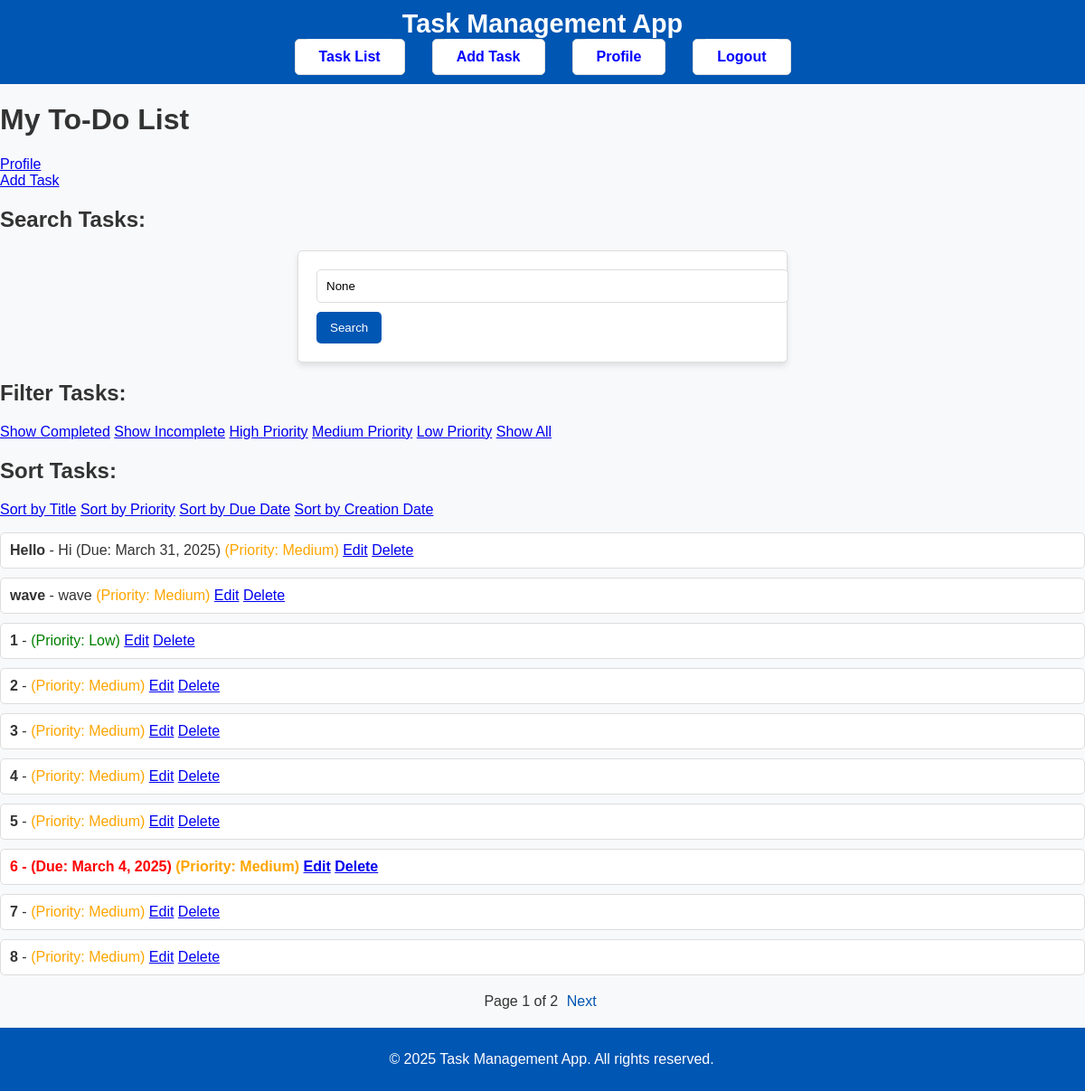
Page /tasks/ (signed in) on the committed database.
### tasks/models.py (models this page shows, shortened)
class Task(models.Model):
    PRIORITY_CHOICES = [
        ('High', 'High'),
        ('Medium', 'Medium'),
        ('Low', 'Low'),
        ('None', 'None'),
    ]
    user = models.ForeignKey(User, on_delete=models.CASCADE)  # Link tasks to users
    title = models.CharField(max_length=100)
    description = models.TextField(blank=True, null=True)
    completed = models.BooleanField(default=False)
    priority = models.CharField(max_length=10, choices=PRIORITY_CHOICES, default="None")  # New priority field
    due_date = models.DateField(null=True, blank=True)  # New field for task deadlines

### tasks/views.py (the view, shortened to what this page needs)
# urls.py: path('', views.task_list, name='task-list'),  # Home route for tasks
@login_required
def task_list(request):
    priority = request.GET.get('priority')
    status = request.GET.get('status')
    sort_by = request.GET.get('sort')
    search_query = request.GET.get('search')  # New search query parameter
    page_number = request.GET.get('page')  # Get the current page number
    tasks = Task.objects.filter(user=request.user)
    if priority in ['High', 'Medium', 'Low']:
        tasks = tasks.filter(priority=priority)
    if status == 'completed':
        tasks = tasks.filter(completed=True)
    elif status == 'incomplete':
        tasks = tasks.filter(completed=False)
    if search_query:
        tasks = tasks.filter(
            Q(title__icontains=search_query) | Q(description__icontains=search_query)
        )
    if sort_by == 'title':
        tasks = tasks.order_by('title')
    elif sort_by == 'due_date':
        tasks = tasks.order_by('due_date')  # Corrected to use filtered QuerySet
    elif sort_by == 'date':
        tasks = tasks.order_by('id')  # Corrected to use filtered QuerySet
    else:
        tasks = tasks.order_by('id')  # Default sorting by creation date
    paginator = Paginator(tasks, 10)
    try:
        tasks = paginator.get_page(page_number)
    except EmptyPage:
        tasks = paginator.get_page(1)  # Default to the first page if page is invalid
    today = timezone.now().date()
    return render(request, 'tasks/task_list.html', {
        'tasks': tasks,
        'priority': priority,
        'status': status,
        'sort_by': sort_by,
        'search_query': search_query,
        'today': today,
    })

### tasks/templates/tasks/task_list.html (shortened to what this page needs)
{% extends 'base.html' %}
{% block content %}
<h1>My To-Do List</h1>
<a href="{% url 'profile' %}">Profile</a><br>
<a href="{% url 'add-task' %}">Add Task</a><br>
<h2>Search Tasks:</h2>
<form method="get" action="">
    <input type="text" name="search" placeholder="Search by title or description" value="{{ search_query }}">
    <button type="submit">Search</button>
</form>
<h2>Filter Tasks:</h2>
<a href="?status=completed">Show Completed</a>
<a href="?status=incomplete">Show Incomplete</a>
<a href="?priority=High">High Priority</a>
<a href="?priority=Medium">Medium Priority</a>
<a href="?priority=Low">Low Priority</a>
<a href="?">Show All</a>
<h2>Sort Tasks:</h2>
<a href="?priority={{ priority }}&status={{ status }}&sort=title">Sort by Title</a>
<a href="?priority={{ priority }}&status={{ status }}&sort=priority">Sort by Priority</a>
<a href="?priority={{ priority }}&status={{ status }}&sort=due_date">Sort by Due Date</a>
<a href="?priority={{ priority }}&status={{ status }}&sort=date">Sort by Creation Date</a>
<ul>
    {% for task in tasks %}
        <li class="{% if task.due_date and task.due_date < today %}overdue{% endif %}">
            <strong>{{ task.title }}</strong> - {{ task.description }}
            {% if task.due_date %}
                <span>(Due: {{ task.due_date }})</span>
            {% endif %}
            <span class="priority-{{ task.priority|lower }}">(Priority: {{ task.priority }})</span>
            <a href="{% url 'edit-task' task.id %}">Edit</a>
            <a href="{% url 'delete-task' task.id %}">Delete</a>
        </li>
    {% endfor %}
</ul>
<div class="pagination">
    <span>Page {{ tasks.number }} of {{ tasks.paginator.num_pages }}</span>
    {% if tasks.has_next %}
        <a href="?page={{ tasks.next_page_number }}{% if priority %}&priority={{ priority }}{% endif %}{% if status %}&status={{ status }}{% endif %}{% if sort_by %}&sort={{ sort_by }}{% endif %}">Next</a>
    {% endif %}
</div>
{% endblock %}

### templates/base.html (shortened to what this page needs)
{% load static %}
<!DOCTYPE html>
<html>
<head>
    <link rel="stylesheet" type="text/css" href="{% static 'styles.css' %}">
</head>
<body>
    <header>
        <h1>Task Management App</h1>
        <nav>
            <ul>
                <li><a href="{% url 'task-list' %}">Task List</a></li>
                <li><a href="{% url 'add-task' %}">Add Task</a></li>
                <li><a href="{% url 'profile' %}">Profile</a></li>
                {% if user.is_authenticated %}
                    <li><a href="{% url 'logout' %}">Logout</a></li>
                {% else %}
                    <li><a href="{% url 'login' %}">Login</a></li>
                {% endif %}
            </ul>
        </nav>
    </header>
    <main>
        {% block content %}{% endblock %}
    </main>
    <footer>
        <p>&copy; 2025 Task Management App. All rights reserved.</p>
    </footer>
</body>
</html>

### static/styles.css (style rules this page uses)
body { font-family: Arial, sans-serif; background-color: #f8f9fa; color: #333; margin: 0; padding: 0; }
header { background-color: #0056b3; color: white; padding: 10px 20px; text-align: center; }
header h1 { margin: 0; font-size: 1.8em; }
nav ul { list-style: none; padding: 0; }
nav ul li { display: inline; margin: 0 10px; }
nav ul li a { color: white; text-decoration: none; font-weight: bold; }
footer { background-color: #0056b3; color: white; text-align: center; padding: 10px; position: relative; bottom: 0; width: 100%; }
ul { list-style-type: none; padding: 0; }
li { background-color: white; border: 1px solid #ddd; margin: 10px 0; padding: 10px; border-radius: 5px; }
.priority-medium { color: orange; }
.priority-low { color: green; }
.overdue { color: red; font-weight: bold; }
form { max-width: 500px; margin: 20px auto; padding: 20px; background: white; border: 1px solid #ddd; border-radius: 5px; box-shadow: 0 4px 6px rgba(0, 0, 0, 0.1); }
input, textarea, select { display: block; width: 100%; padding: 10px; margin-bottom: 10px; border: 1px solid #ddd; border-radius: 5px; }
button { background-color: #0056b3; color: white; padding: 10px 15px; border: none; border-radius: 5px; cursor: pointer; }
.pagination { text-align: center; margin: 20px 0; }
.pagination a { color: #0056b3; margin: 0 5px; text-decoration: none; }
header { background-color: #0056b3; padding: 10px; }
header nav ul { list-style: none; margin: 0; padding: 0; display: flex; justify-content: center; align-items: center; gap: 10px; }
header nav ul li { display: inline; }
header nav ul li a { color: Blue; text-decoration: none; padding: 10px 15px; border: 1px solid white; border-radius: 5px; background-color: transparent; font-weight: bold; }

### rows in the picture
Task: title "Hello", description "Hi", due_date "March 31, 2025", priority "Medium"
Task: title "wave", description "wave", priority "Medium"
Task: title "1", priority "Low"
Task: title "2", priority "Medium"
Task: title "3", priority "Medium"
Task: title "4", priority "Medium"
Task: title "5", priority "Medium"
Task: title "6", due_date "March 4, 2025", priority "Medium"
Task: title "7", priority "Medium"
Task: title "8", priority "Medium"

### other values in the picture
{{ tasks.number }} "1"
{{ tasks.paginator.num_pages }} "2"
